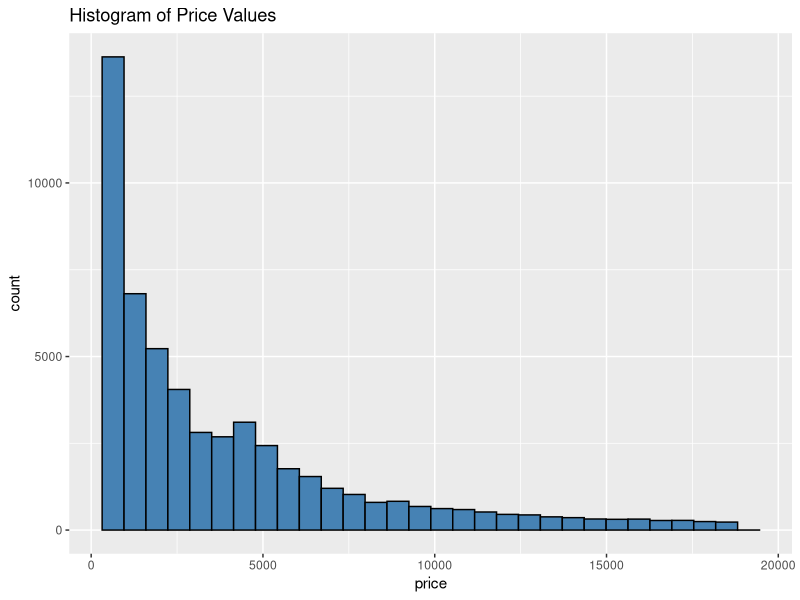
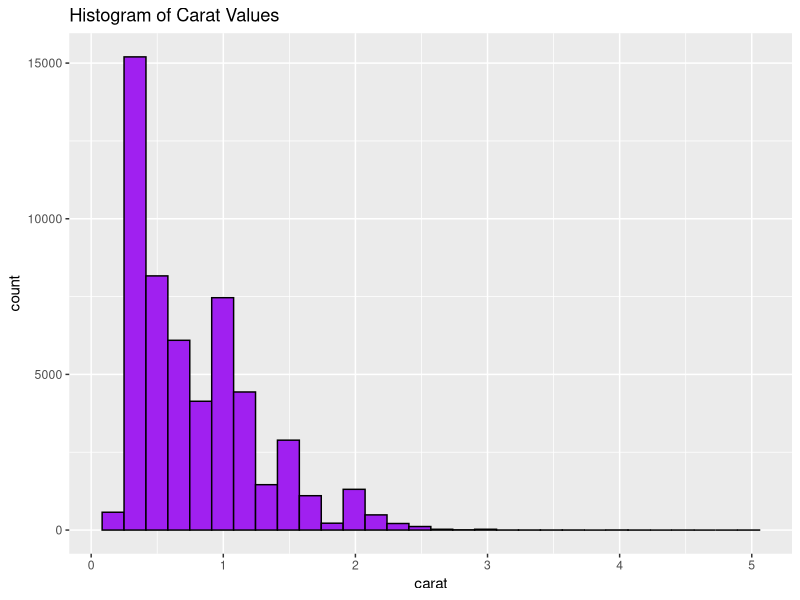
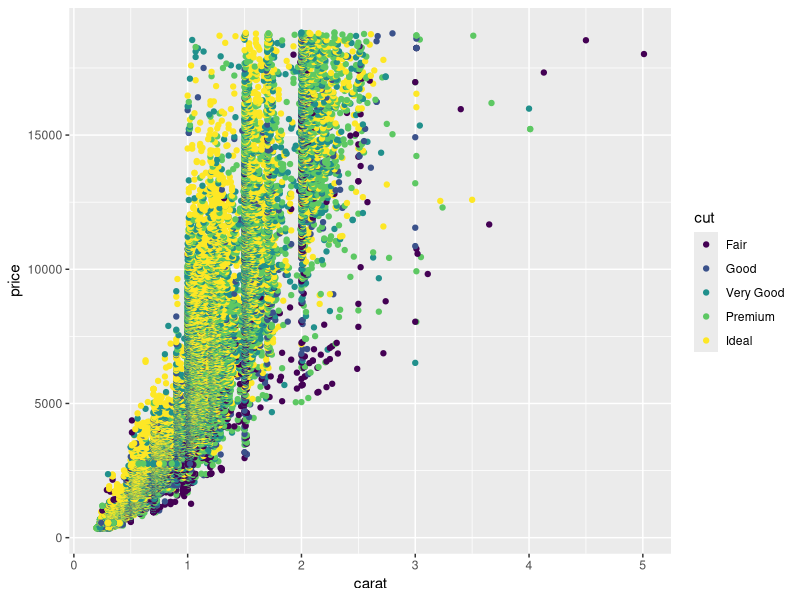
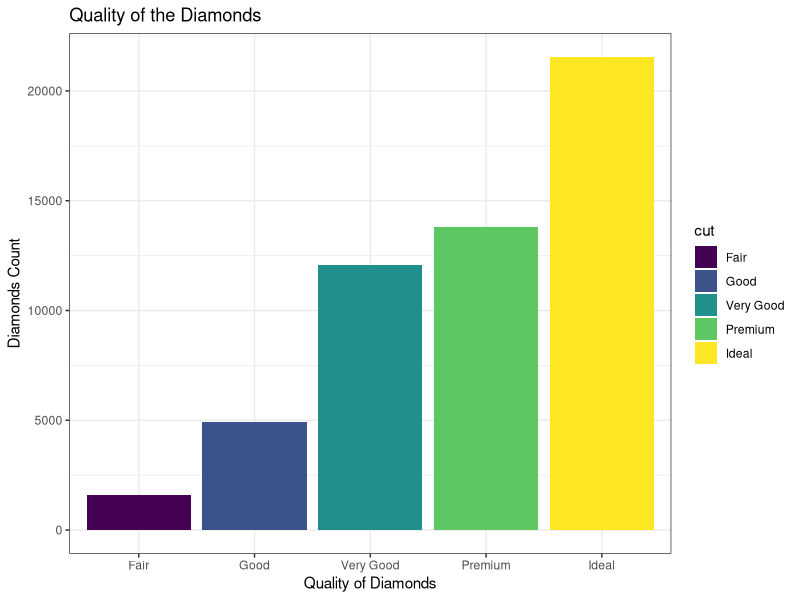
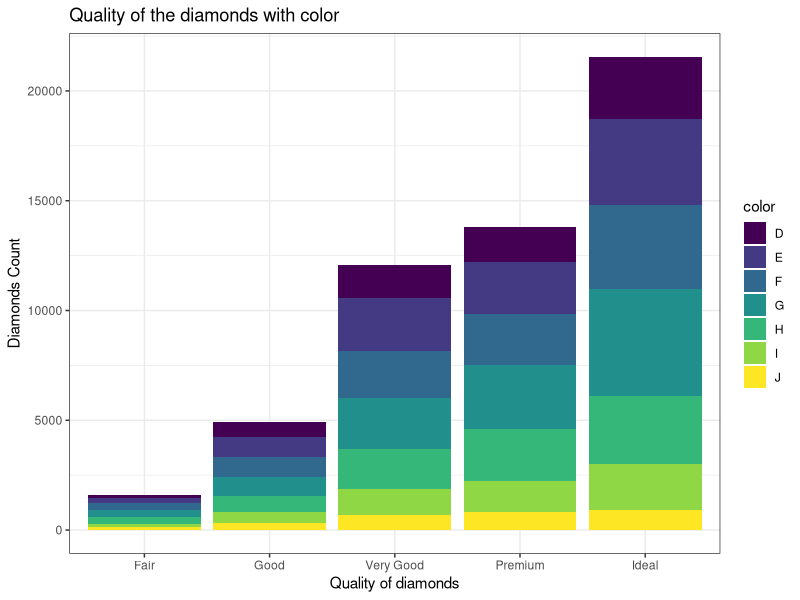
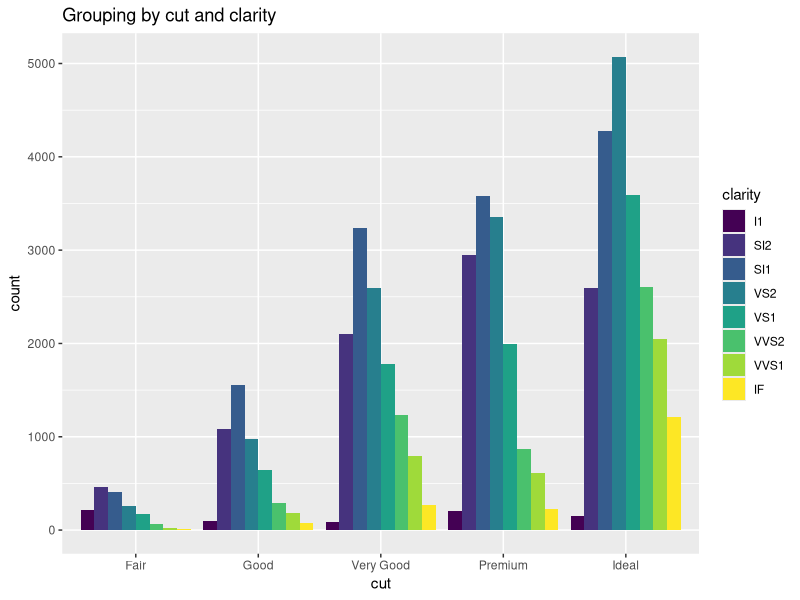
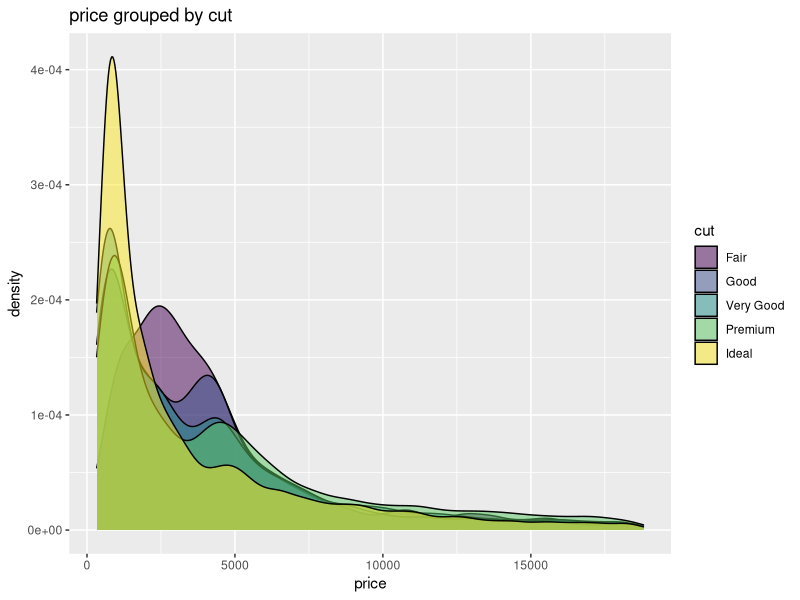
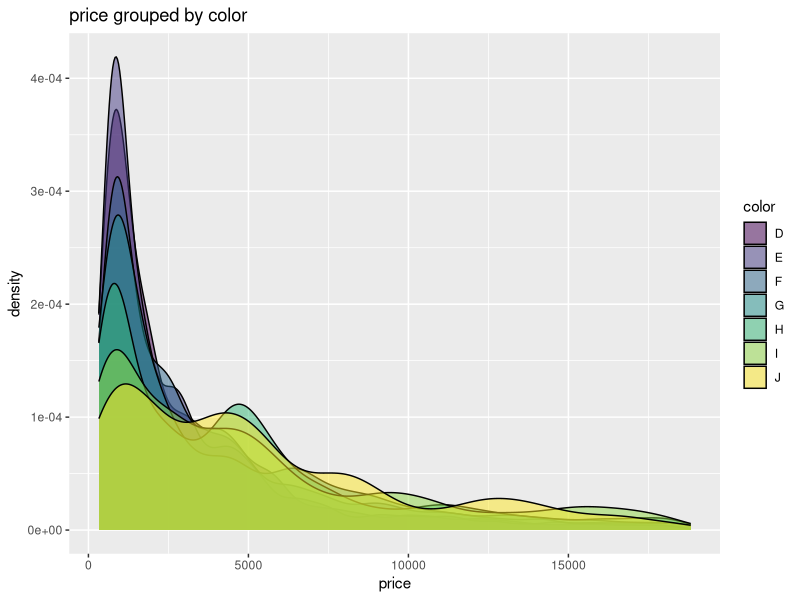

The R script that drew these images, in order:
# This is my R script used to complete the project


# Step 1: Getting data into RStudio and loading libraries
## installing packages and loading libraries
install.packages("dplyr")
install.packages("tidyr")
install.packages("tidyverse")
install.packages("ggplot2")
install.packages("skimr")
library(dplyr)
library(tidyr)
library(tidyverse)
library(ggplot2)
library(skimr)


## Using diamonds dataset
data(diamonds)
force(diamonds)


# Step 2: Chekcing dataframe
View(diamonds)
head(diamonds)
glimpse(diamonds)

# Step 3: Checking data for anomalies 
# Removed null, na values
diamonds_2 <- na.omit(diamonds)

# Checking for any inconsistencies
unique(diamonds_2$clarity)
unique(diamonds_2$cut)
unique(diamonds_2$color)


# Checked overview of data
summary(diamonds)
skim_without_charts(diamonds)



# Step 4: Creating visuals

# histogram of values for price
ggplot(data=diamonds, aes(x=price)) +
  geom_histogram(fill="steelblue", color="black") +
  ggtitle("Histogram of Price Values")

# histogram of carat value
ggplot(data=diamonds, aes(x=carat)) +
  geom_histogram(fill="purple", color="black") +
  ggtitle("Histogram of Carat Values")


# scatterplot of carat vs. price, using cut as color variable
ggplot(data=diamonds, aes(x=carat, y=price, color=cut)) + 
  geom_point()

# plot the cut (quality) of diamonds (quality <-  cut <- fair,good,very good, premium, ideal)
ggplot(diamonds, aes(x = cut , fill = cut)) +
  theme_bw() +
  geom_bar()+
  labs(x = "Quality of Diamonds",
       y = "Diamonds Count",
       title = "Quality of the Diamonds")


#plot quality of diamond with color
ggplot(diamonds, aes(x = cut,fill = color)) +
  theme_bw()+
  geom_bar()+
  labs(x="Quality of diamonds",
       y="Diamonds Count",
       title="Quality of the diamonds with color")


#grouping by cut and clarity
ggplot(data = diamonds) +
  geom_bar(
    mapping = aes(x = cut, fill = clarity),
    position = "dodge"
  )+
  labs(title="Grouping by cut and clarity")


#price grouped by cut 
ggplot(diamonds, aes(x=price))+
  geom_density(aes(fill=factor(cut)),alpha=0.5)+
  labs(title="price grouped by cut",
       x="price",
       fill="cut")


#price grouped by color
ggplot(diamonds, aes(x=price))+
  geom_density(aes(fill=factor(color)),alpha=0.5)+
  labs(title="price grouped by color",
       x="price",
       fill="color")
